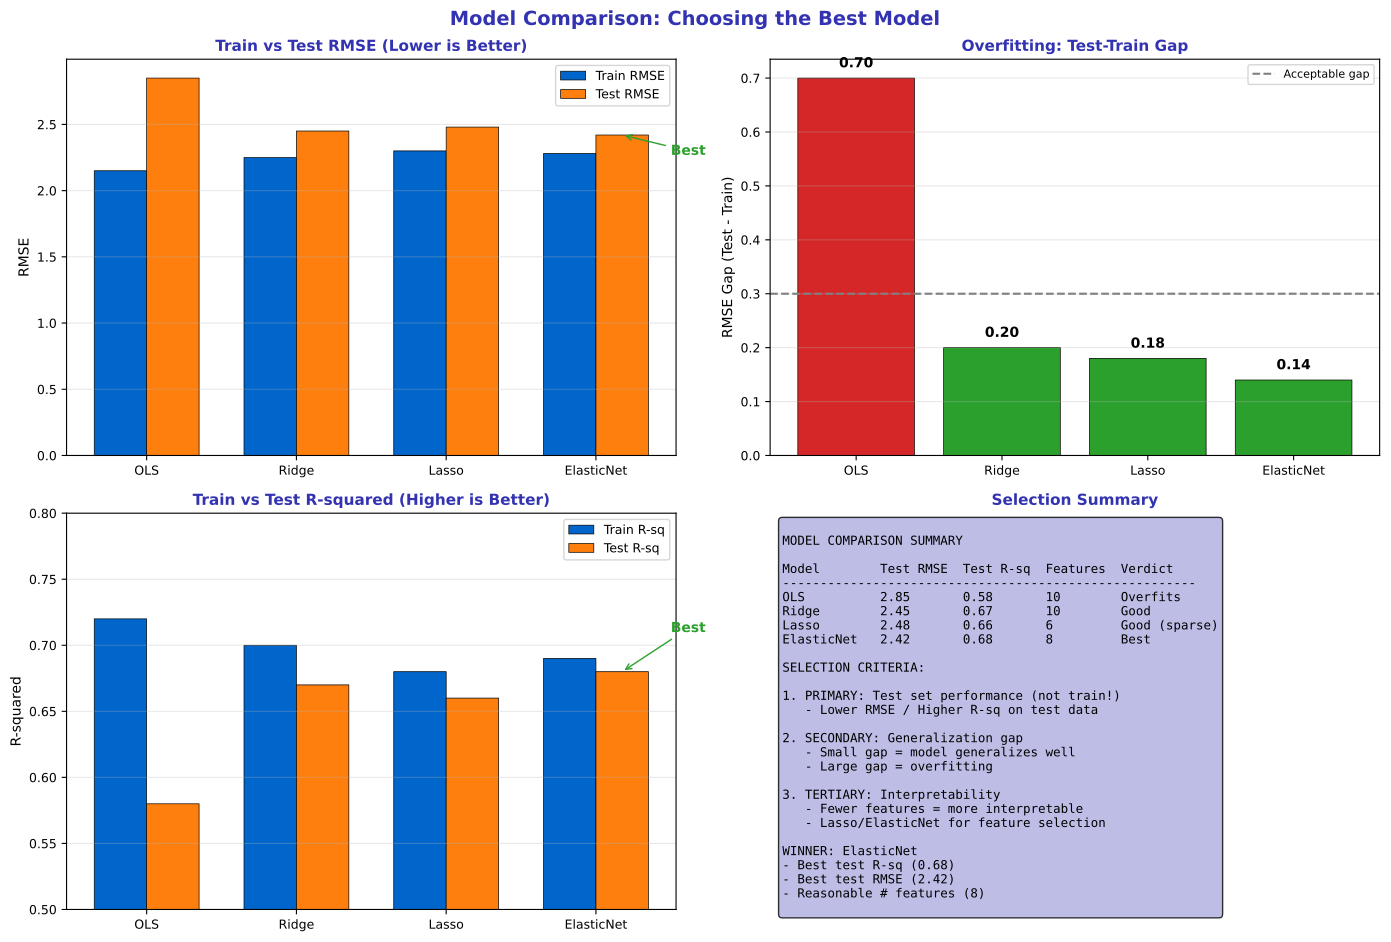

This chart was generated by the following Python code:
"""Model Comparison - Comparing multiple models"""
import matplotlib.pyplot as plt
import numpy as np
from pathlib import Path

plt.rcParams.update({
    'font.size': 10,
    'axes.labelsize': 10,
    'axes.titlesize': 11,
    'xtick.labelsize': 9,
    'ytick.labelsize': 9,
    'legend.fontsize': 9,
    'figure.figsize': (10, 6),
    'figure.dpi': 150
})

MLPURPLE = '#3333B2'
MLLAVENDER = '#ADADE0'
MLBLUE = '#0066CC'
MLORANGE = '#FF7F0E'
MLGREEN = '#2CA02C'
MLRED = '#D62728'

np.random.seed(42)

fig, axes = plt.subplots(2, 2, figsize=(14, 10))
fig.suptitle('Model Comparison: Choosing the Best Model', fontsize=14, fontweight='bold', color=MLPURPLE)

# Model comparison data
models = ['OLS', 'Ridge', 'Lasso', 'ElasticNet']
train_rmse = [2.15, 2.25, 2.30, 2.28]
test_rmse = [2.85, 2.45, 2.48, 2.42]
train_r2 = [0.72, 0.70, 0.68, 0.69]
test_r2 = [0.58, 0.67, 0.66, 0.68]
n_features = [10, 10, 6, 8]

# Plot 1: Train vs Test RMSE
ax1 = axes[0, 0]

x = np.arange(len(models))
width = 0.35

bars1 = ax1.bar(x - width/2, train_rmse, width, label='Train RMSE', color=MLBLUE, edgecolor='black', linewidth=0.5)
bars2 = ax1.bar(x + width/2, test_rmse, width, label='Test RMSE', color=MLORANGE, edgecolor='black', linewidth=0.5)

ax1.set_xticks(x)
ax1.set_xticklabels(models)
ax1.set_title('Train vs Test RMSE (Lower is Better)', fontsize=11, fontweight='bold', color=MLPURPLE)
ax1.set_ylabel('RMSE', fontsize=10)
ax1.legend(fontsize=9)
ax1.grid(alpha=0.3, axis='y')

# Highlight best test RMSE
best_idx = np.argmin(test_rmse)
ax1.annotate('Best', xy=(best_idx + width/2, test_rmse[best_idx]),
             xytext=(best_idx + 0.5, test_rmse[best_idx] - 0.15), fontsize=10, color=MLGREEN, fontweight='bold',
             arrowprops=dict(arrowstyle='->', color=MLGREEN))

# Plot 2: Overfitting analysis (gap between train and test)
ax2 = axes[0, 1]

gaps = [tr - te for tr, te in zip(test_rmse, train_rmse)]
colors = [MLRED if g > 0.4 else MLGREEN for g in gaps]

bars = ax2.bar(models, gaps, color=colors, edgecolor='black', linewidth=0.5)
ax2.axhline(0.3, color='gray', linestyle='--', linewidth=1.5, label='Acceptable gap')

ax2.set_title('Overfitting: Test-Train Gap', fontsize=11, fontweight='bold', color=MLPURPLE)
ax2.set_ylabel('RMSE Gap (Test - Train)', fontsize=10)
ax2.legend(fontsize=8)
ax2.grid(alpha=0.3, axis='y')

# Add gap values
for bar, gap in zip(bars, gaps):
    ax2.text(bar.get_x() + bar.get_width()/2, gap + 0.02, f'{gap:.2f}',
             ha='center', fontsize=10, fontweight='bold')

# Plot 3: R-squared comparison
ax3 = axes[1, 0]

x = np.arange(len(models))
width = 0.35

bars1 = ax3.bar(x - width/2, train_r2, width, label='Train R-sq', color=MLBLUE, edgecolor='black', linewidth=0.5)
bars2 = ax3.bar(x + width/2, test_r2, width, label='Test R-sq', color=MLORANGE, edgecolor='black', linewidth=0.5)

ax3.set_xticks(x)
ax3.set_xticklabels(models)
ax3.set_title('Train vs Test R-squared (Higher is Better)', fontsize=11, fontweight='bold', color=MLPURPLE)
ax3.set_ylabel('R-squared', fontsize=10)
ax3.legend(fontsize=9)
ax3.grid(alpha=0.3, axis='y')
ax3.set_ylim(0.5, 0.8)

# Highlight best test R-squared
best_idx = np.argmax(test_r2)
ax3.annotate('Best', xy=(best_idx + width/2, test_r2[best_idx]),
             xytext=(best_idx + 0.5, test_r2[best_idx] + 0.03), fontsize=10, color=MLGREEN, fontweight='bold',
             arrowprops=dict(arrowstyle='->', color=MLGREEN))

# Plot 4: Summary table
ax4 = axes[1, 1]
ax4.axis('off')

# Create summary table
summary = '''
MODEL COMPARISON SUMMARY

Model        Test RMSE  Test R-sq  Features  Verdict
-------------------------------------------------------
OLS          2.85       0.58       10        Overfits
Ridge        2.45       0.67       10        Good
Lasso        2.48       0.66       6         Good (sparse)
ElasticNet   2.42       0.68       8         Best

SELECTION CRITERIA:

1. PRIMARY: Test set performance (not train!)
   - Lower RMSE / Higher R-sq on test data

2. SECONDARY: Generalization gap
   - Small gap = model generalizes well
   - Large gap = overfitting

3. TERTIARY: Interpretability
   - Fewer features = more interpretable
   - Lasso/ElasticNet for feature selection

WINNER: ElasticNet
- Best test R-sq (0.68)
- Best test RMSE (2.42)
- Reasonable # features (8)
'''

ax4.text(0.02, 0.98, summary, transform=ax4.transAxes, fontsize=9,
         verticalalignment='top', fontfamily='monospace',
         bbox=dict(boxstyle='round', facecolor=MLLAVENDER, alpha=0.8))
ax4.set_title('Selection Summary', fontsize=11, fontweight='bold', color=MLPURPLE)

plt.tight_layout()
plt.savefig(Path(__file__).parent / 'chart.pdf', dpi=300, bbox_inches='tight')
plt.close()
